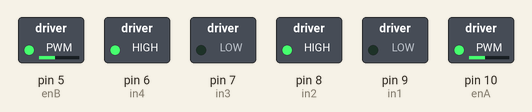
The sketch below on a simulated Arduino Uno, built with avr-gcc and run on an emulated ATmega328P. Shown: switched loads named in the sketch (green lamp = pin HIGH).

Above: at 0.1 s.
Timing chart, 0 to 1.6 s (numbered marks = the images above):
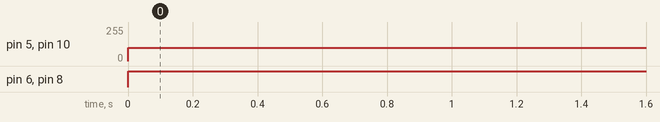

The sketch:

L298N_Speed_Test.ino
```cpp
int enA = 10;
int in1 = 9;
int in2 = 8;
int in3 = 7;
int in4 = 6;
int enB = 5;

void setup() {
  pinMode (enA, OUTPUT);
  pinMode (in1, OUTPUT);
  pinMode (in2, OUTPUT);
  pinMode (in3, OUTPUT);
  pinMode (in4, OUTPUT);
  pinMode (enB, OUTPUT);
}

void loop() {

  digitalWrite (in1, LOW);
  digitalWrite (in2, HIGH);

  digitalWrite (in3, LOW);
  digitalWrite (in4, HIGH);

  analogWrite (enA, 100);
  analogWrite (enB, 100);

}
```

Measured:
- by itself, pin 5 (enB), pin 10 (enA): 0/255 → 100/255 at 0.00 s
- by itself, pin 6 (in4), pin 8 (in2): LOW → HIGH at 0.00 s
